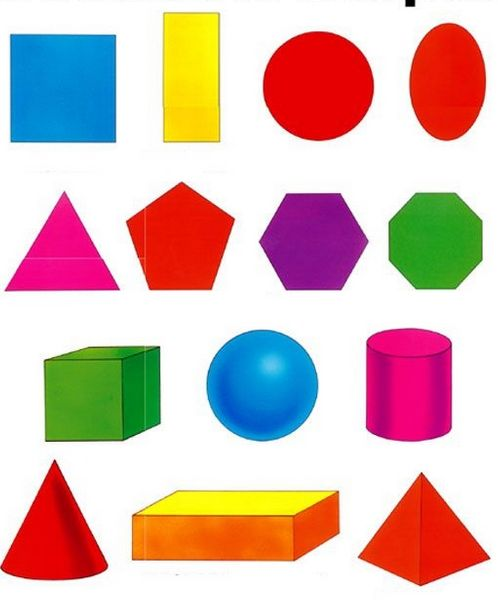
#> input picture shapes.jpg, 498 x 600 px
$ python ContourDetection.py
#> lines starting #> are read from the running program, lines starting #| are printed output that depends on the picture; after the words box and inside, x2 and y2 are one past the last pixel; in counts of white or black regions, pixels touching at a corner belong together
import cv2
import numpy as np

#Function to stack images
def stackImages(scale,imgArray):
    rows = len(imgArray)
    cols = len(imgArray[0])
    rowsAvailable = isinstance(imgArray[0], list)
    width = imgArray[0][0].shape[1]
    height = imgArray[0][0].shape[0]
    if rowsAvailable:
        for x in range ( 0, rows):
            for y in range(0, cols):
                if imgArray[x][y].shape[:2] == imgArray[0][0].shape [:2]:
                    imgArray[x][y] = cv2.resize(imgArray[x][y], (0, 0), None, scale, scale)
                else:
                    imgArray[x][y] = cv2.resize(imgArray[x][y], (imgArray[0][0].shape[1], imgArray[0][0].shape[0]), None, scale, scale)
                if len(imgArray[x][y].shape) == 2: imgArray[x][y]= cv2.cvtColor( imgArray[x][y], cv2.COLOR_GRAY2BGR)
        imageBlank = np.zeros((height, width, 3), np.uint8)
        hor = [imageBlank]*rows
        hor_con = [imageBlank]*rows
        for x in range(0, rows):
            hor[x] = np.hstack(imgArray[x])
        ver = np.vstack(hor)
    else:
        for x in range(0, rows):
            if imgArray[x].shape[:2] == imgArray[0].shape[:2]:
                imgArray[x] = cv2.resize(imgArray[x], (0, 0), None, scale, scale)
            else:
                imgArray[x] = cv2.resize(imgArray[x], (imgArray[0].shape[1], imgArray[0].shape[0]), None,scale, scale)
            if len(imgArray[x].shape) == 2: imgArray[x] = cv2.cvtColor(imgArray[x], cv2.COLOR_GRAY2BGR)
        hor= np.hstack(imgArray)
        ver = hor
    return ver


#Defining a functions to get contour
def getContour(img):
    contours, hier = cv2.findContours(img, cv2.RETR_EXTERNAL,cv2.CHAIN_APPROX_NONE)
    for cnt in contours:
        area = cv2.contourArea(cnt)
        if area>500:
            cv2.drawContours(imgcopy, cnt, -1, (255, 0,0), 3)
            peri = cv2.arcLength(cnt,True)
            approx = cv2.approxPolyDP(cnt, 0.02 * peri, True)
            print(len(approx))
            objCor = len(approx)
            x, y, w, h = cv2.boundingRect(approx)


            if objCor == 3:
                objectType = "Triangle"
            elif objCor == 4:
                rat=w/float(h)
                if rat>0.95 and rat < 1.05:
                    objectType="Sqauare"
                else:
                    objectType="Rectangle"
            elif objCor>4:
                objectType="Circle"
            else:
                objectType="None"
            cv2.rectangle(imgcopy, (x,y), (x+w, y+h), (0,0,0), 4)
            cv2.putText(imgcopy, objectType, (x +(w//2)-10, y+(h//2)-10), cv2.FONT_HERSHEY_COMPLEX, 0.5, (0,0,255), 2)

path = 'shapes.jpg'
img = cv2.imread(path)
#> img is the input picture: shape (600, 498, 3); mean B, G, R 177.1, 183.2, 214.4
imgcopy = img.copy()
gray = cv2.cvtColor(img, cv2.COLOR_BGR2GRAY)
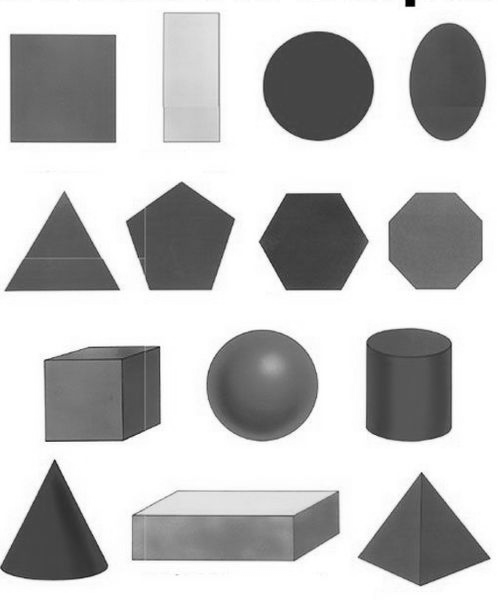
#> gray: shape (600, 498); min 0, max 255, mean 191.8
Blur = cv2.GaussianBlur(gray, (7,7), 1)
Canny = cv2.Canny(Blur, 50, 50)
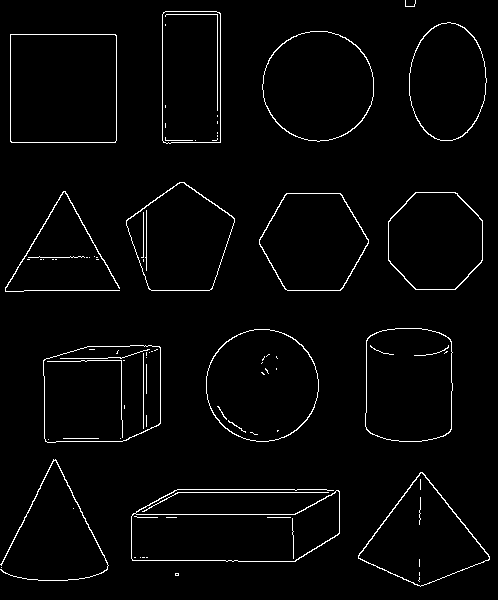
#> Canny: shape (600, 498); 2.5% white in thin lines or dots
getContour(Canny)
#> in getContour, `contours, hier = cv2.findContours(img, cv2.RETR_EXTERNAL,cv2.CHAIN_APP..`: contours = 30 contours, 16 with area under 20; largest, box (x1, y1, x2, y2) and area: (10, 34, 117, 143) 11446, (43, 345, 161, 443) 10446, (206, 329, 319, 442) 9912, (131, 489, 340, 562) 9632, (262, 31, 374, 142) 9604
#> the loop in getContour, `for cnt in contours:` made 30 passes
#> (area, peri, approx, objCor, x, y, w, h) on passes 6, 26, 29: (7761, 382.2, [[422, 472], [358, 555], [420, 586], [489, 559]], 4, 358, 472, 132, 115), (11445.5, 426.2, [[10, 34], [10, 141], [115, 142], [116, 35]], 4, 10, 34, 107, 109), (7592.5, 376.7, [[165, 11], [162, 140], [220, 142], [220, 13]], 4, 162, 11, 59, 132)
#> (area, peri, objCor, x, y, w, h, objectType) on passes 5, 8, 9, 10, 22, 23: (9631.5, 946.6, 9, 131, 489, 209, 73, 'Circle'), (10446.5, 406.8, 6, 44, 346, 117, 96, 'Circle'), (9912.5, 372.4, 8, 206, 329, 113, 113, 'Circle'), (9128, 371.5, 6, 366, 328, 85, 114, 'Circle'), (8061, 347.6, 6, 260, 193, 109, 98, 'Circle'), (7603.5, 319.3, 8, 388, 192, 95, 98, 'Circle')
#| 9
#| 4
#| 6
#| 8
#| 6
#| 6
#| 8
#| 5
#> (further printed lines are left out)
#> after the loop in getContour, `for cnt in contours:`:
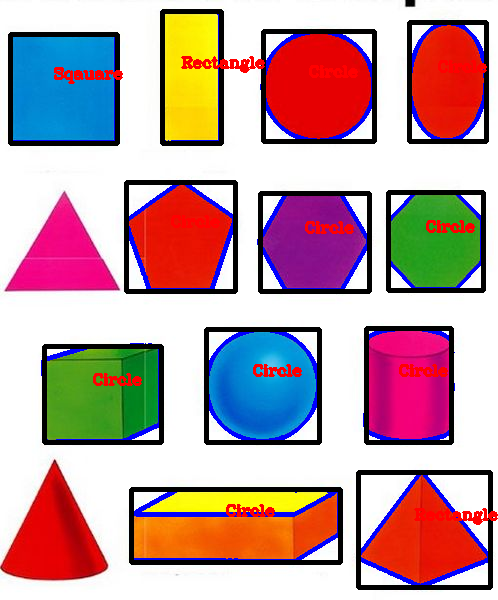
#> imgcopy: shape (600, 498, 3); 13.65% of pixels changed, all inside (x1, y1, x2, y2) = (8, 9, 498, 590)
blank = np.zeros_like(img)
stack = stackImages(0.4, ([img, gray, Blur], [Canny, imgcopy,blank]))
#> after the loop in stackImages, `for x in range(0, rows):`: hor = 2 items
#> in stackImages, `ver = np.vstack(hor)`:
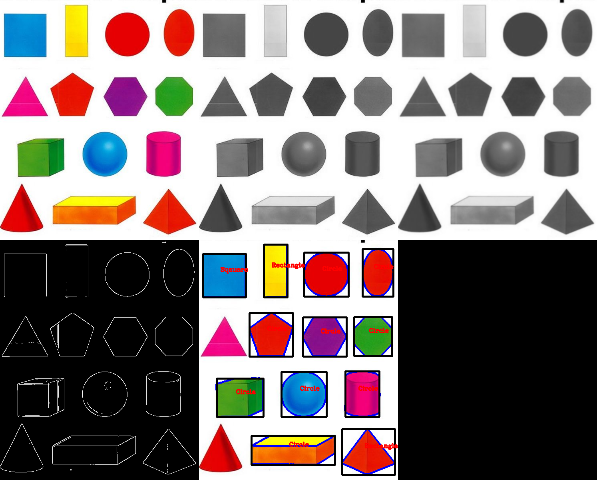
#> ver: shape (480, 597, 3); mean of channels 0, 1, 2 121.2, 121.5, 132.3; drawn as B, G, R

cv2.imshow("Stack", stack)
cv2.waitKey(0)
